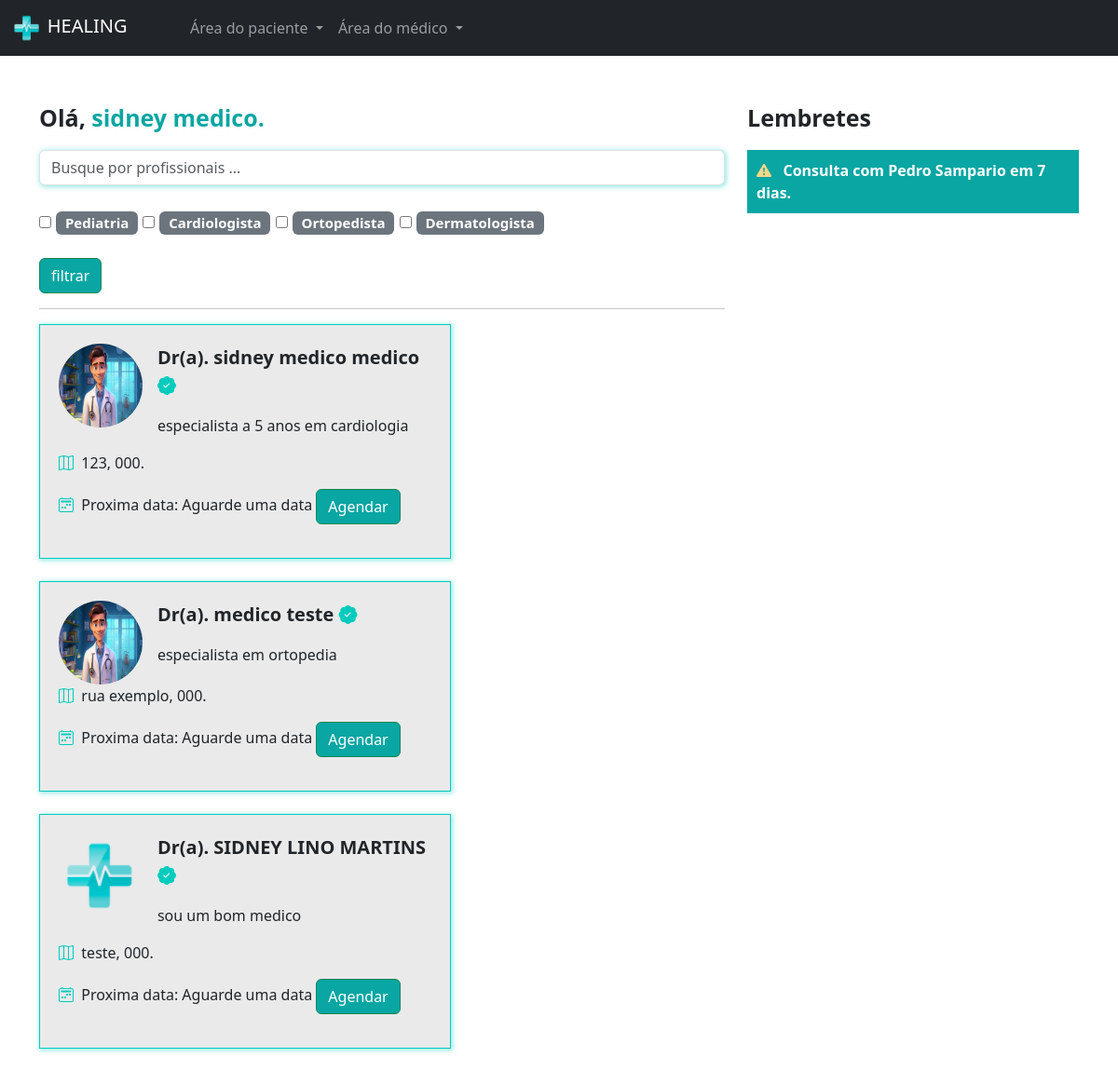
Page /pacientes/home/ (signed in) on the committed database.
### medico/models.py (models this page shows, shortened)
class Especialidades(models.Model):
    especialidade = models.CharField(max_length=100)

class DadosMedico(models.Model):
    crm = models.CharField(max_length=30)
    nome = models.CharField(max_length=100)
    cep = models.CharField(max_length=15)
    rua = models.CharField(max_length=100)
    bairro = models.CharField(max_length=100)
    numero = models.IntegerField()
    rg = models.ImageField(upload_to='rgs')
    cedula_identidade_medica = models.ImageField(upload_to='cim')
    foto = models.ImageField(upload_to='fotos_perfil')
    descricao = models.TextField()
    valor_consulta = models.FloatField(default=100)
    user = models.ForeignKey(User, on_delete=models.DO_NOTHING)
    especialidade = models.ForeignKey(Especialidades, on_delete=models.DO_NOTHING)
    @property
    def proxima_data(self):
        proxima_data = DatasAbertas.objects.filter(user=self.user).filter(data__gt=datetime.now()).filter(agendado=False).order_by('data').first()
        return proxima_data

### paciente/views.py (the view)
# urls.py: 2. Add a URL to urlpatterns:  path('', views.home, name='home')
@login_required
def home(request):
    if request.method == "GET":
        medico_filtrar = request.GET.get('medico')
        especialidades_filtrar = request.GET.getlist('especialidades')
        medicos = DadosMedico.objects.all()
        if medico_filtrar:
            medicos = medicos.filter(nome__icontains=medico_filtrar)
        if especialidades_filtrar:
            medicos = medicos.filter(especialidade_id__in=especialidades_filtrar)
        especialidades = Especialidades.objects.all()
        return render(request, 'home.html', {'medicos': medicos, 'especialidades': especialidades, 'is_medico': is_medico(request.user)})

### medico/models.py (called while the page is built)
def is_medico(user):
    return DadosMedico.objects.filter(user=user).exists()

### paciente/templates/home.html
{% extends "base.html" %}
{% load static %}
{% block 'head' %}
   <link rel="stylesheet" href="{% static 'medicos/css/abrir_horario.css' %}">
   <link rel="stylesheet" href="{% static 'usuarios/css/usuarios.css' %}">
   <link rel="stylesheet" href="{% static 'medicos/css/cadastro_medico.css' %}">
   <link rel="stylesheet" href="{% static 'pacientes/css/home.css' %}">
   <link rel="stylesheet" href="https://cdn.jsdelivr.net/npm/bootstrap-icons@1.11.3/font/bootstrap-icons.min.css">
{% endblock 'head' %}
{% block 'body' %}
{% include "partials/navbar.html" %}
<br><br>
<div class="container">
   <div class="row">
       <div class="col-md-8">
           <p style="font-size: 25px" class="p-bold">Olá, <span class="color-dark">{{request.user.username}}.</span></p>
           <form action="{% url 'home' %}" post="GET">
               <input type="text" class="form-control shadow-main-color" placeholder="Busque por profissionais ..." name="medico">
               <br>
               <div class="especialidades">
                    {% for especialidade in especialidades %}
                   <input type="checkbox" name="especialidades" value="{{especialidade.id}}">
                   <span class="badge bg-secondary">
                       {{especialidade.especialidade}}
                   </span>
                   {% endfor %}
               </div>
               <br>
               <input type="submit" value="filtrar" class="btn btn-success btn-dark-color">
           </form>
           <hr>
           <div class="list-medicos">
                {% for medico in medicos %}
                    <div class="card-medicos shadow-main-color">
                        <div class="row">
                            <div class="col-md-3">
                                {% if medico.foto %}
                                    <img src="{{ medico.foto.url }}" class="foto-perfil-card" alt="Foto do médico">
                                {% else %}
                                    <img src="{% static 'geral/img/logo.png' %}" class="foto-perfil-card" alt="Imagem padrão">
                                {% endif %}
                            </div>
                            <div class="col-md">
                                <p style="font-size: 20px" class="p-bold">Dr(a). {{medico.nome}} <i class="bi bi-patch-check-fill icon-main"></i></p>
                                <p>{{medico.descricao}}</p>
                            </div>
                        </div>
                        <p><i class="bi bi-map icon-main"></i>&nbsp&nbsp{{medico.rua}}, 000.</p>
                        <p><i class="bi bi-calendar2-week icon-main"></i>&nbsp&nbspProxima data:
                            {% if medico.proxima_data %}
                                {{medico.proxima_data}}
                            {% else %}
                                Aguarde uma data
                            {% endif %}
                        <a href="{% url 'escolher_horario' medico.id %}" class="btn btn-success btn-dark-color">Agendar</a>
                    </div>
                    <br>
               {% endfor %}
           </div>
       </div>
       <div class="col-md-4">
           <p style="font-size: 25px" class="p-bold">Lembretes</p>
           <p class="bg-main-lembrete">
               <span class="p-bold"><i class="bi bi-exclamation-triangle-fill icon-differential"></i>&nbsp&nbsp Consulta com Pedro Sampario em 7 dias.</span>
           </p>
       </div>
   </div>
</div>
{% endblock 'body' %}

### templates/static/geral/css/base.css (style rules this page uses)
:root { --main-color: #00CCBE;--dark-color: #09A6A3;--contrast-color: #FFD686; }
.p-bold { font-weight: bold; }
.color-dark { color: var(--dark-color); }

### templates/static/usuarios/css/usuarios.css (style rules this page uses)
.btn-dark-color { background-color: var(--dark-color); color: white; }

### templates/static/medicos/css/cadastro_medico.css (style rules this page uses)
.shadow-main-color { box-shadow: 1px 1px 5px 1px rgba(0, 204, 190,.4); }

### templates/static/pacientes/css/home.css (style rules this page uses)
.especialidades { font-size: 20px; }
.card-medicos { width: 60%; background-color: #EAEAEA; border: 1px solid var(--main-color); padding: 20px; }
.foto-perfil-card { width: 90px; height: 90px; border-radius: 45px; }
.icon-main { color: var(--main-color); }
.bg-main-lembrete { background-color: var(--dark-color); padding: 10px; color: white; }
.icon-differential { color: var(--contrast-color); }

### rows in the picture
Especialidades: especialidade "Pediatria"
Especialidades: especialidade "Cardiologista"
Especialidades: especialidade "Ortopedista"
Especialidades: especialidade "Dermatologista"
DadosMedico: foto (picture), nome "sidney medico medico", descricao "especialista a 5 anos em cardiologia", rua "123", shows "Aguarde uma data"
DadosMedico: foto (picture), nome "medico teste", descricao "especialista em ortopedia", rua "rua exemplo", shows "Aguarde uma data"
DadosMedico: nome "SIDNEY LINO MARTINS", descricao "sou um bom medico", rua "teste", shows "Aguarde uma data"

### other values in the picture
{{ request.user.username }} "sidney medico"
